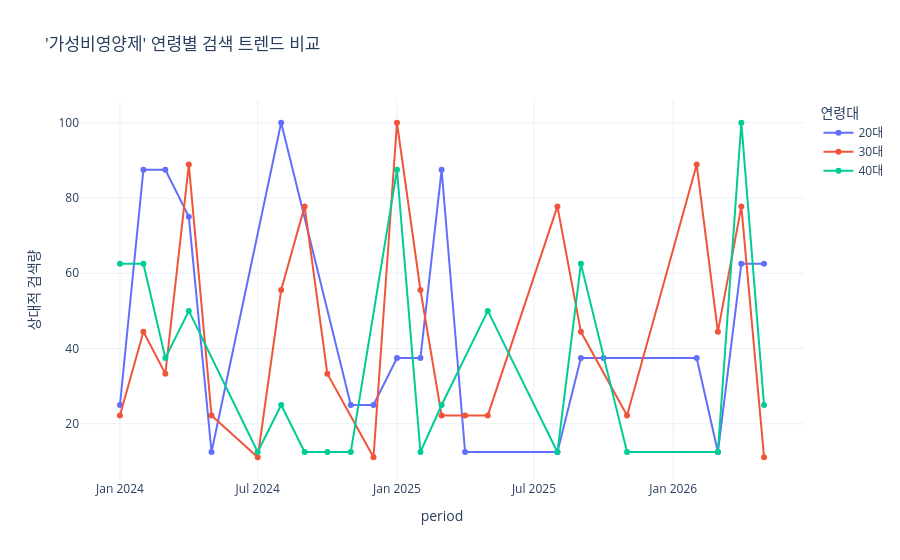

Notebook code for this chart:
### Code cell
import urllib.request
import json
import pandas as pd
import plotly.express as px

client_id = "iQYuA4jIAZWE78ZCH4p9" 
client_secret = "7MP3lY3dzz"
url = "https://openapi.naver.com/v1/datalab/search"

# 1. 분석 설정
target_kw = "가성비영양제" # 가장 핵심인 키워드 하나를 기준으로 연령 비교
age_dict = {'20대': ['3', '4'], '30대': ['5', '6'], '40대': ['7', '8']}
all_data = []

# 2. 연령별 루프 실행 (연령별로 API를 따로 호출하여 수집)
for age_name, age_codes in age_dict.items():
    body = {
        "startDate": "2024-01-01",
        "endDate": "2026-05-14",
        "timeUnit": "month",
        "keywordGroups": [{"groupName": target_kw, "keywords": [target_kw]}],
        "ages": age_codes
    }
    
    request = urllib.request.Request(url)
    request.add_header("X-Naver-Client-Id", client_id)
    request.add_header("X-Naver-Client-Secret", client_secret)
    request.add_header("Content-Type", "application/json")
    
    response = urllib.request.urlopen(request, data=json.dumps(body).encode("utf-8"))
    res_data = json.loads(response.read())
    
    # 데이터 정리
    for item in res_data['results'][0]['data']:
        all_data.append({
            'period': item['period'],
            'ratio': item['ratio'],
            'age_group': age_name
        })

# 3. 데이터프레임 통합
df_age = pd.DataFrame(all_data)

# -----------------------------------------------------------
# 🎯 [CSV 저장 로직] 독립된 CSV 파일로 저장하기
# -----------------------------------------------------------
file_name = "가성비영양제_연령별_검색트랜드.csv"
df_age.to_csv(file_name, index=False, encoding="utf-8-sig")
print(f"💾 {file_name} 파일이 성공적으로 저장되었습니다!")
# -----------------------------------------------------------

# 4. 시각화 (연령별 비교)
fig = px.line(df_age, x='period', y='ratio', color='age_group',
              title=f"'{target_kw}' 연령별 검색 트렌드 비교",
              labels={'ratio': '상대적 검색량', 'age_group': '연령대'},
              markers=True, template='plotly_white')

fig.show()

### Figure 1 — Plotly figure (JSON) as saved in the notebook; plotly's stock layout.template omitted (floating-point values rounded to 4 significant figures)
{"data": [{"hovertemplate": "연령대=20대<br>period=%{x}<br>상대적 검색량=%{y}<extra></extra>", "legendgroup": "20대", "line": {"color": "#636efa", "dash": "solid"}, "marker": {"symbol": "circle"}, "mode": "lines+markers", "name": "20대", "orientation": "v", "showlegend": true, "type": "scatter", "x": ["2024-01-01", "2024-02-01", "2024-03-01", "2024-04-01", "2024-05-01", "2024-08-01", "2024-11-01", "2024-12-01", "2025-01-01", "2025-02-01", "2025-03-01", "2025-04-01", "2025-08-01", "2025-09-01", "2025-10-01", "2026-02-01", "2026-03-01", "2026-04-01", "2026-05-01"], "xaxis": "x", "y": [25.0, 87.5, 87.5, 75.0, 12.5, 100.0, 25.0, 25.0, 37.5, 37.5, 87.5, 12.5, 12.5, 37.5, 37.5, 37.5, 12.5, 62.5, 62.5], "yaxis": "y"}, {"hovertemplate": "연령대=30대<br>period=%{x}<br>상대적 검색량=%{y}<extra></extra>", "legendgroup": "30대", "line": {"color": "#EF553B", "dash": "solid"}, "marker": {"symbol": "circle"}, "mode": "lines+markers", "name": "30대", "orientation": "v", "showlegend": true, "type": "scatter", "x": ["2024-01-01", "2024-02-01", "2024-03-01", "2024-04-01", "2024-05-01", "2024-07-01", "2024-08-01", "2024-09-01", "2024-10-01", "2024-12-01", "2025-01-01", "2025-02-01", "2025-03-01", "2025-04-01", "2025-05-01", "2025-08-01", "2025-09-01", "2025-11-01", "2026-02-01", "2026-03-01", "2026-04-01", "2026-05-01"], "xaxis": "x", "y": [22.22, 44.44, 33.33, 88.89, 22.22, 11.11, 55.56, 77.78, 33.33, 11.11, 100.0, 55.56, 22.22, 22.22, 22.22, 77.78, 44.44, 22.22, 88.89, 44.44, 77.78, 11.11], "yaxis": "y"}, {"hovertemplate": "연령대=40대<br>period=%{x}<br>상대적 검색량=%{y}<extra></extra>", "legendgroup": "40대", "line": {"color": "#00cc96", "dash": "solid"}, "marker": {"symbol": "circle"}, "mode": "lines+markers", "name": "40대", "orientation": "v", "showlegend": true, "type": "scatter", "x": ["2024-01-01", "2024-02-01", "2024-03-01", "2024-04-01", "2024-07-01", "2024-08-01", "2024-09-01", "2024-10-01", "2024-11-01", "2025-01-01", "2025-02-01", "2025-03-01", "2025-05-01", "2025-08-01", "2025-09-01", "2025-11-01", "2026-03-01", "2026-04-01", "2026-05-01"], "xaxis": "x", "y": [62.5, 62.5, 37.5, 50.0, 12.5, 25.0, 12.5, 12.5, 12.5, 87.5, 12.5, 25.0, 50.0, 12.5, 62.5, 12.5, 12.5, 100.0, 25.0], "yaxis": "y"}], "layout": {"legend": {"title": {"text": "연령대"}, "tracegroupgap": 0}, "title": {"text": "'가성비영양제' 연령별 검색 트렌드 비교"}, "xaxis": {"anchor": "y", "domain": [0, 1], "title": {"text": "period"}}, "yaxis": {"anchor": "x", "domain": [0, 1], "title": {"text": "상대적 검색량"}}}}
